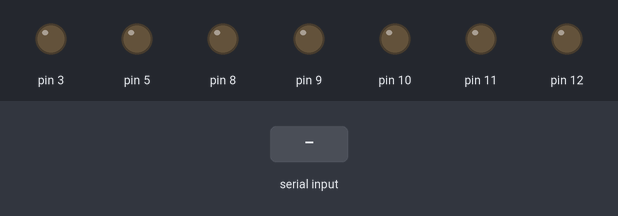
This sketch was run on a simulated Arduino Uno, built with avr-gcc and run on an emulated ATmega328P. Shown: output pins drawn as LEDs (lit = HIGH). The test bench sets the inputs (shaded band).

Above: at 1.2 s.
1.3 s: "q" received over Serial
At 1.8 s:
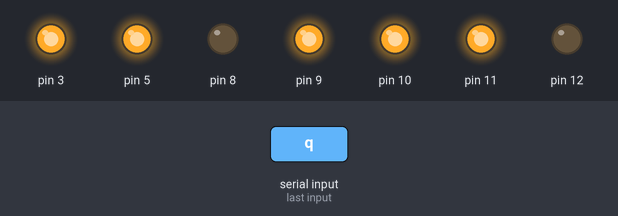
2.8 s: "w" received over Serial
At 4.0 s:
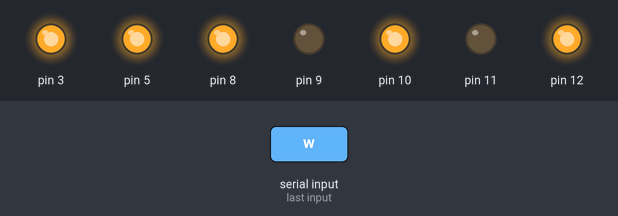
4.3 s: "e" received over Serial
At 5.3 s:
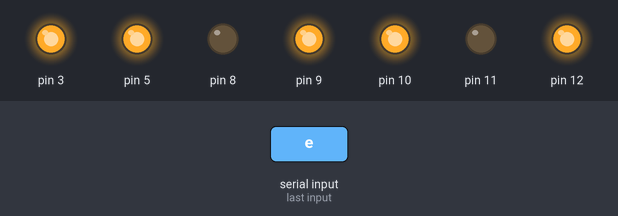
5.8 s: "r" received over Serial
At 6.4 s:
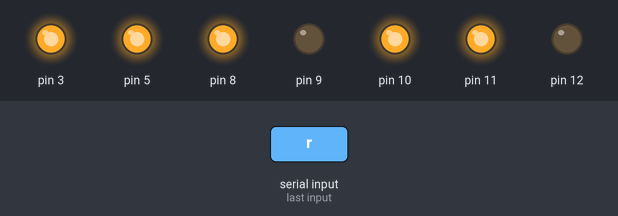
7.3 s: "t" received over Serial
At 7.6 s:
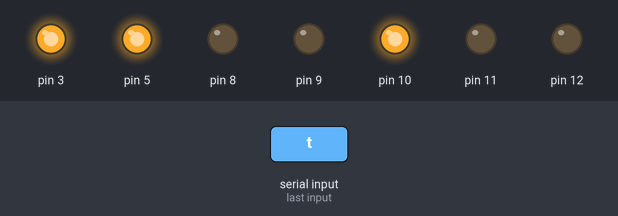
Timing chart, 0 to 9.8 s (numbered marks = the images above; inputs shaded):
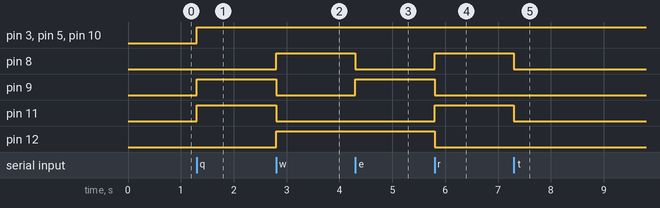

The sketch:

hBridgeArduino.ino
```cpp
#include "hBridge.h"

hBridge puenteH(9,8,3,11,12,5,10);
byte byteLeido;

void setup(){
  Serial.begin(9600);
}

void loop(){
  if (Serial.available()) {
    // si la comunicacion en serie esta disponible
    byteLeido = Serial.read(); // lee el primer byte que

    switch(byteLeido){
      case 'q':
      puenteH.moverMotores(hBridge::ADELANTE);
      break;
      case 'w':
      puenteH.moverMotores(hBridge::ATRAS);
      break;
      case 'e':
      puenteH.moverMotores(hBridge::GIRO_DER);
      break;
      case 'r':
      puenteH.moverMotores(hBridge::GIRO_IZQ);
      break;
      case 't':
      puenteH.detenerMotores();
      break;
    }
  }
}
```

hBridge.cpp
```cpp
#include "hBridge.h"

hBridge::hBridge(int _AIN1, int _AIN2, int _PWMA, int _BIN1, int _BIN2, int _PWMB, int _STBY):
AIN1(_AIN1), AIN2(_AIN2), PWMA(_PWMA), BIN1(_BIN1), BIN2(_BIN2), PWMB(_PWMB), STBY(_STBY){
  // defino los pines como de salida
  pinMode(PWMA, OUTPUT);
  pinMode(AIN1, OUTPUT);
  pinMode(AIN2, OUTPUT);

  pinMode(PWMB, OUTPUT);
  pinMode(BIN1, OUTPUT);
  pinMode(BIN2, OUTPUT);

  pinMode(STBY, OUTPUT);

  // velocidad maxima por defecto
  velocidadA = 255;
  velocidadB = 255;
}
/*
hBridge::hBridge(int v){
  // defino los pines como de salida
  pinMode(PWMA, OUTPUT);
  pinMode(AIN1, OUTPUT);
  pinMode(AIN2, OUTPUT);

  pinMode(PWMB, OUTPUT);
  pinMode(BIN1, OUTPUT);
  pinMode(BIN2, OUTPUT);

  pinMode(STBY, OUTPUT);

  velocidadA = v;
  velocidadB = v;
}
*/
void hBridge::motoresStandby(){
  digitalWrite(STBY, LOW);
}

void hBridge::detenerMotor(motor nMotor){
  if (nMotor == MOTOR1) {
    digitalWrite(AIN1, LOW);
    digitalWrite(AIN2, LOW);
  }
  else{
    digitalWrite(BIN1, LOW);
    digitalWrite(BIN2, LOW);
  }
}

void hBridge::detenerMotores(){
  digitalWrite(AIN1, LOW);
  digitalWrite(AIN2, LOW);
  digitalWrite(BIN1, LOW);
  digitalWrite(BIN2, LOW);
}

void hBridge::setVelocidad(motor nMotor, int v){
  if(v >= 0 && v <= 255){
    if (nMotor == MOTOR1)
     velocidadA = v;
    else
     velocidadB = v;
  }
}

void hBridge::setVelocidades(int vA, int vB){
  velocidadA = vA;
  velocidadB = vB;
}

void hBridge::moverMotor(motor nMotor, movimiento tMovimiento){

  boolean pinIn1; // util para decidir luego la direccion del motor

  if (tMovimiento == ADELANTE)
    pinIn1 = HIGH;
  else
    pinIn1 = LOW;

  if(nMotor == MOTOR1){
    // vemos que los pares de interruptores siempre van al opuesto
    digitalWrite(AIN1, pinIn1);
    digitalWrite(AIN2, !pinIn1);

    // con esto regulamos la velocidad
    analogWrite(PWMA, velocidadA);
  }
  else{
    digitalWrite(BIN1, pinIn1);
    digitalWrite(BIN2, !pinIn1);
    analogWrite(PWMB, velocidadB);
  }
  digitalWrite(STBY, HIGH);
}

void hBridge::moverMotores(movimiento tMovimiento){
  switch(tMovimiento){
    case ADELANTE:
    moverMotor(MOTOR1, ADELANTE);
    moverMotor(MOTOR2, ADELANTE);
    break;
    case ATRAS:
    moverMotor(MOTOR1, ATRAS);
    moverMotor(MOTOR2, ATRAS);
    break;
    // para hacer giros movemos los motores en direcciones opuestas
    case GIRO_DER:
    moverMotor(MOTOR1, ADELANTE);
    moverMotor(MOTOR2, ATRAS);
    break;
    case GIRO_IZQ:
    moverMotor(MOTOR1, ATRAS);
    moverMotor(MOTOR2, ADELANTE);
    break;
  }
}
```

hBridge.h
```cpp
#ifndef HBRIDGE_H_
#define HBRIDGE_H_

#include <Arduino.h>

class hBridge{
  public:
  typedef enum{ADELANTE, ATRAS, GIRO_DER, GIRO_IZQ} movimiento;
  typedef enum{MOTOR1, MOTOR2} motor;

  hBridge(int, int, int, int, int, int, int);

  void motoresStandby();
  void detenerMotor(motor);
  void detenerMotores();
  void setVelocidad(motor, int);
  void setVelocidades(int, int);

  void moverMotores(movimiento);
  void moverMotor(motor, movimiento);

  private:
  const int AIN1, AIN2, PWMA, BIN1, BIN2, PWMB, STBY;
  int velocidadA, velocidadB;
};

#endif // HBRIDGE_H_
```

Measured:
- after the input at 1.3 s, pin 3, pin 5, pin 9–11: LOW → HIGH at once
- after the input at 2.8 s, pin 8, pin 12: LOW → HIGH at once; pin 9, pin 11: HIGH → LOW at once
- after the input at 4.3 s, pin 8: HIGH → LOW at once; pin 9: LOW → HIGH at once
- after the input at 5.8 s, pin 8, pin 11: LOW → HIGH at once; pin 9, pin 12: HIGH → LOW at once
- after the input at 7.3 s, pin 8, pin 11: HIGH → LOW at once
